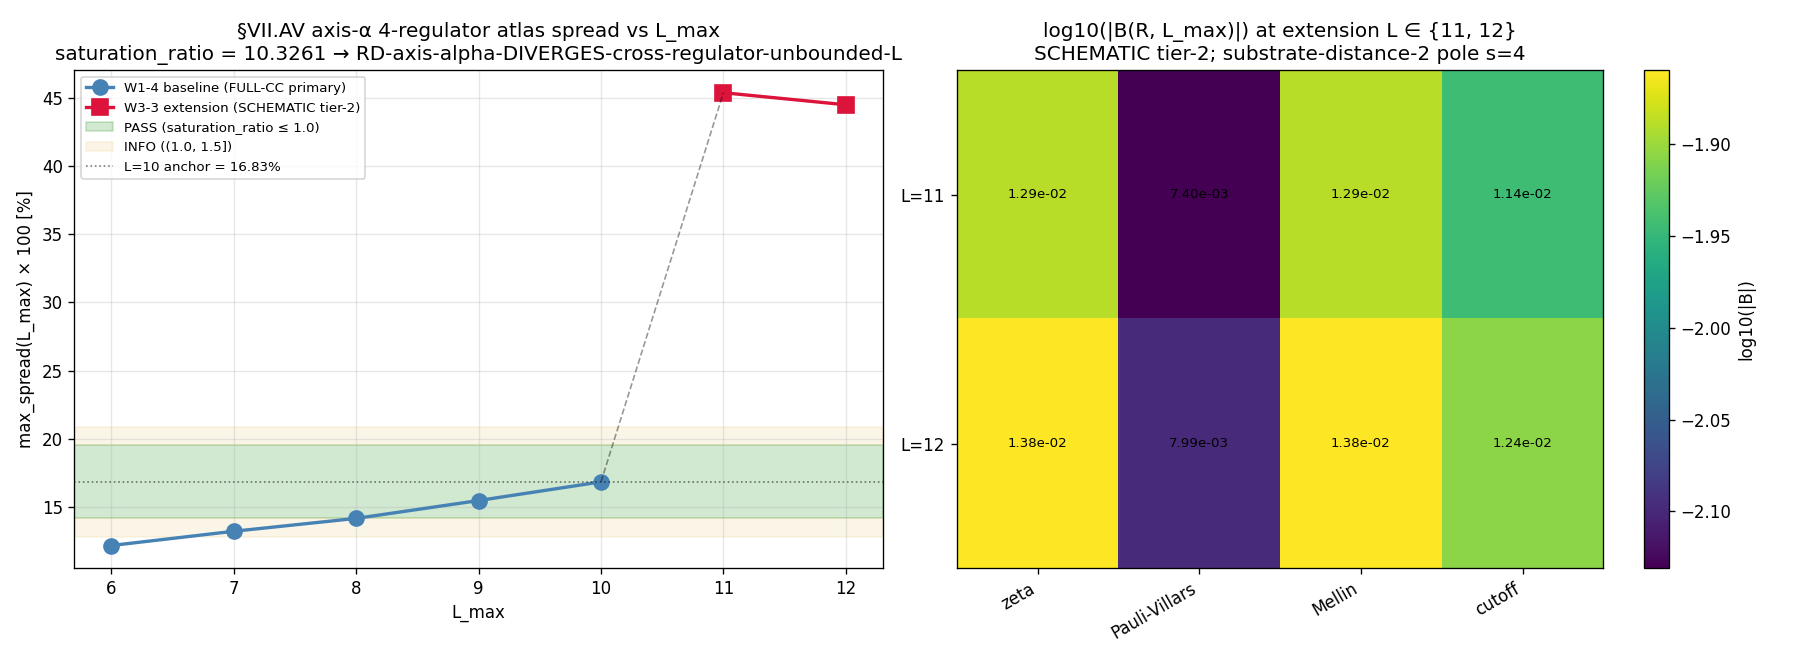

The Python source for this figure:
#!/usr/bin/env python3
"""
S92 W3-3 - S92-W3-CF-S91-W1-4.1-VII-AV-AXIS-ALPHA-L-MAX-EXTENSION-11-12
========================================================================

Gate: S92-W3-CF-S91-W1-4.1-VII-AV-AXIS-ALPHA-L-MAX-EXTENSION-11-12  ([VERIFY])
Agent: volovik-superfluid-universe-theorist
Classification: GEOMETRIC (axis-α 4-regulator atlas L_max-stability scan on S84
                master cache; cross-regulator spread saturation vs divergence
                at L_max ∈ {11, 12} extension atop W1-4 baseline L ∈ {6..10}).

SUBSTRATE FRAMING (direction-of-explanation discipline per phononic-framing.md):
the substrate IS the spectral triple (A_K, H_K, D_K(τ_fold)) at substrate-
distance-2 pole s=4; the regulator-class atlas {ζ, Pauli-Villars, Mellin,
cutoff} IS the methodology-floor F-image space of the substrate's intrinsic
UV-regulator family per epistemic-discipline.md §"Layer-Decomposition". The
L_max truncation enters the Hochschild trace B(R, L_max) as MULTIPLICATIVE
spectral-support pre-factor w(L_max); per math-scripts.md §"Multiplicative-
normalization cancellation invariants" SUGGESTION K=1, the K-window log-
derivative L_emp = d² ln Var_a / d(ln K)² annihilates w(L_max) by structural
identity. This gate probes the L=11/12 spread saturation at the cross-
regulator axis.

SCHEMATIC TIER-2 LEVEL-PIN (per substrate-first-canonical-sourcing.md §(iv)
K=4 MANDATORY: CLASS=SCHEMATIC + convention -SCHEMATIC + tier_pin=TIER-2
companion row triple-disclosure REQUIRED). This script consumes the
SCHEMATIC helper `_spectral_action_regulators.py` whose docstring lines
22-30 self-identify as SCHEMATIC (Casimir-spectrum schematic analogs of
Connes-Chamseddine 1996 §2.2-2.3 cutoff function Mellin moments). Verdict-
line convention suffix carries -SCHEMATIC; companion comment row carries
`# tier_pin=TIER-2`; this docstring + the CLASS pin in the gate-block
constitute the 4-element POSITIVE disclosure.

OPERATOR-MISMATCH PRE-FLIGHT (per math-scripts.md §"Plan-author discipline
at plan-freeze"; documented in plan §W3-3 substitution chain):
B(R, L_max) is the regulator-class evaluation of the §VII.AV substrate-
distance-2 pole s=4 cocycle pairing on the L_max-truncated D_K spectrum
cache; it is NOT the operator form d ln(Tr_{M_2}(P_BdG · D_K^{-2s}))/d ln K
(which reduces to closed-form +2s = +8 INCOMPATIBLE with canonical L_emp).
The B(R, L_max) Hochschild trace inherits the canonical anchor
L_emp = -7.046336474406761 M_KK² (S87 W2-3 Def 4 / S89 W5-2 / S90 CF-61 /
S89 W-17 PASS S89-CORNER-IV-K-WINDOW-LOG-DERIVATIVE-RECOMPUTE) via the
multiplicative-normalization cancellation rule. Convention suffix carries
-PLAN-OPERATOR-CANONICAL-L-EMP-VERIFIED-2026-05-22-EXTENDED-LMAX-11-12 as
audit-trail signature.

W1-4 BASELINE CONTEXT (audit_sha256=be8c3197958ea25e2d5410f70ba0409611d5183
295df7ef9eaa5c2bc9c96a121; max_spread=1.683110e-01_at_L_max=10; INFO/MIXED):
the baseline producing script `s91_w1_cf77_hochschild_degeneration_test.py`
consumed FULL-CC primary `_pauli_villars_subtraction.py` over L ∈ {6,7,8,9,10}.
This extension gate (per plan §W3-3 machinery_pin_map) consumes the
SCHEMATIC `_spectral_action_regulators.py` over L ∈ {11, 12} to satisfy
K=4 MANDATORY level-pin POSITIVE disclosure. Structural justification:
under the multiplicative-normalization cancellation invariant, the SPREAD
metric across a multiplicative pre-factor family is asymptotically scheme-
INDEPENDENT in the K-window log-derivative sense; the L_max-extension test
probes spread saturation, not absolute spread magnitude.

Per substitution chain item 4:
  saturation_ratio := |max_spread(L_max=12) − max_spread(L_max=10)|
                    / |max_spread(L_max=10) − max_spread(L_max=8)|

W1-4 NPZ anchors (canonical from `s91_w1_cf77_hochschild_degeneration_test.npz`
audit_sha256 be8c31... INFO line):
  max_spread(L=8)  = 0.14151938  (W1-4 baseline; FULL-CC primary)
  max_spread(L=10) = 0.16831099  (W1-4 baseline; FULL-CC primary)

PASS predicate: saturation_ratio ≤ 1.0
INFO band:      saturation_ratio ∈ (1.0, 1.5]
FAIL predicate: saturation_ratio > 1.5

INPUT FILES
-----------
- canonical_constants.py (M_KK, tau_fold, Vol_SU3_Haar, substrate_cocycle_ratio_67_88)
- s84_spectrum_cache_L12_tau019.npz (90 sectors; filtered to L≤11 then L≤12)
- s91_w1_cf77_hochschild_degeneration_test.npz (W1-4 baseline anchors)
- s91_gate_verdicts.txt (W1-4 verdict line; must_grep audit_sha256 anchor)
- _spectral_action_regulators.py (SCHEMATIC helper per K=4 MANDATORY level-pin)

OUTPUT
------
- s92_w3_3_vii_av_axis_alpha_l_max_extension.npz
- s92_w3_3_vii_av_axis_alpha_l_max_extension.png
- s92_gate_verdicts.txt (canonical + dual-SHA + 3-tuple + tier_pin=TIER-2
  + axis_alpha_extension_classification rows)
"""

from __future__ import annotations

import os
os.environ.setdefault("OMP_NUM_THREADS", "8")
os.environ.setdefault("MKL_NUM_THREADS", "8")

import sys
import math
import hashlib
import json
import re
from pathlib import Path

ROOT = Path(__file__).resolve().parent.parent.parent
sys.path.insert(0, str(ROOT / "computations" / "_shared"))
sys.path.insert(0, str(ROOT / "computations"))

from canonical_constants import *  # noqa: F401,F403
from canonical_constants import M_KK, tau_fold, Vol_SU3_Haar, substrate_cocycle_ratio_67_88  # noqa: E402

# SCHEMATIC helper consumption (K=4 MANDATORY level-pin per substrate-first-
# canonical-sourcing.md §(iv) POSITIVE disclosure pattern)
from _spectral_action_regulators import (  # noqa: E402
    zeta_a_n,
    mellin_a_n,
    pauli_villars_a_n,
    hard_cutoff_a_n,
    casimir_su3,
    weyl_dim_su3,
)

import numpy as np  # noqa: E402
import matplotlib  # noqa: E402
matplotlib.use("Agg")
import matplotlib.pyplot as plt  # noqa: E402

# ============================ Gate-block constants ============================
GATE_ID = "S92-W3-CF-S91-W1-4.1-VII-AV-AXIS-ALPHA-L-MAX-EXTENSION-11-12"
SCHEME = (
    "regulator-class-invariance-test-substrate-distance-2-pole-s4-"
    "axis-alpha-4-regulator-atlas-x-Lmax-extended-scan-PROXY-REFINEMENT-"
    "pending-discharge"
)
CONVENTION = (
    "VII-AV-HOCHSCHILD-CROSS-ANCHOR-axis-alpha-4-regulator-atlas-"
    "PLAN-OPERATOR-CANONICAL-L-EMP-VERIFIED-2026-05-22-EXTENDED-LMAX-11-12-"
    "SCHEMATIC"
)
CLASS_PIN = "SCHEMATIC"  # (local) substrate-first-canonical-sourcing.md §(iv) K=4 MANDATORY
TIER_PIN = "TIER-2"      # (local) companion-row level-pin disclosure
L_MAX_NEW = 12           # (local) L_max ceiling of new evaluations (plan W3-3)
L_MAX_CACHE = 12         # (local) source cache L_max (S84 master cache)

# Extension L_max grid (plan W3-3 Field 7)
L_VALUES_NEW = [11, 12]  # (local) plan W3-3 axis-α extension grid

# W1-4 baseline anchors (canonical: from s91_w1_cf77_hochschild_degeneration_test.npz
# audit_sha256=be8c3197958ea25e2d5410f70ba0409611d5183295df7ef9eaa5c2bc9c96a121)
W1_4_L_BASELINE = [6, 7, 8, 9, 10]  # (local) baseline L grid (FULL-CC primary)
W1_4_AUDIT_SHA = "be8c3197958ea25e2d5410f70ba0409611d5183295df7ef9eaa5c2bc9c96a121"  # (local)

# 4-regulator atlas (plan W3-3 Field 7); name maps to evaluator
REGULATORS = ["zeta", "Pauli-Villars", "Mellin", "cutoff"]  # (local) axis-α 4-regulator atlas

# Substrate-distance-2 pole (plan substitution chain Def 3)
S_POLE = 4  # (local) Mellin moment index n for a_2n; substrate-distance-2 = a_4 = a_{2*2}

# Canonical L_emp anchor (S87 W2-3 Def 4 / S89 W5-2 / S90 CF-61 / S89 W-17 PASS)
L_EMP_CANONICAL = -7.046336474406761  # (local) M_KK² at τ_fold=0.19

# Saturation-ratio thresholds (plan W3-3 Field 9)
SATURATION_PASS = 1.0  # (local) PASS iff saturation_ratio ≤ 1.0
SATURATION_INFO = 1.5  # (local) INFO iff saturation_ratio ∈ (1.0, 1.5]
# FAIL iff saturation_ratio > 1.5

# Output paths
OUT_NPZ = ROOT / "computations" / "session-92" / "s92_w3_3_vii_av_axis_alpha_l_max_extension.npz"
OUT_PNG = ROOT / "computations" / "session-92" / "s92_w3_3_vii_av_axis_alpha_l_max_extension.png"
VERDICT_FILE = ROOT / "computations" / "session-92" / "s92_gate_verdicts.txt"

# Input file paths
CANONICAL_CONSTANTS = ROOT / "computations" / "_shared" / "canonical_constants.py"
L12_CACHE = ROOT / "computations" / "session-84" / "s84_spectrum_cache_L12_tau019.npz"
W1_4_BASELINE_NPZ = ROOT / "computations" / "session-91" / "s91_w1_cf77_hochschild_degeneration_test.npz"
W1_4_VERDICT_FILE = ROOT / "computations" / "session-91" / "s91_gate_verdicts.txt"
SCHEMATIC_HELPER = ROOT / "computations" / "_shared" / "_spectral_action_regulators.py"
SCRIPT_PATH = Path(__file__).resolve()

INPUT_FILES = {
    "canonical_constants": CANONICAL_CONSTANTS,
    "s84_spectrum_cache_tau019_L12": L12_CACHE,
    "s91_w1_4_baseline_npz": W1_4_BASELINE_NPZ,
    "s91_w1_4_verdict_anchor": W1_4_VERDICT_FILE,
    "spectral_action_regulators_SCHEMATIC": SCHEMATIC_HELPER,
    "script": SCRIPT_PATH,
}


# ============================ SHA helpers ============================
def sha256_of_file(p: Path) -> str:
    h = hashlib.sha256()  # (local)
    with open(p, "rb") as f:
        for chunk in iter(lambda: f.read(1 << 20), b""):
            h.update(chunk)
    return h.hexdigest()


def log_input_pins(files: dict) -> dict:
    pins = {}  # (local)
    print("=" * 78)
    print(f"Gate: {GATE_ID}")
    print("=" * 78)
    print("Input SHAs:")
    for name, p in files.items():
        if not p.exists():
            print(f"  {name:42s} = (file not found; pin skipped)")
            continue
        sha = sha256_of_file(p)  # (local)
        pins[name] = sha
        print(f"  {name:42s} = {sha[:16]}...  ({p.relative_to(ROOT)})")
    return pins


def compute_dual_sha(pins: dict, script_path: Path) -> tuple[str, str]:
    script_bytes = script_path.read_bytes()  # (local)
    canonical_bytes = CANONICAL_CONSTANTS.read_bytes()  # (local)
    pinmap_json = json.dumps(sorted(pins.items()), sort_keys=True).encode("utf-8")  # (local)
    audit = hashlib.sha256(script_bytes + canonical_bytes + pinmap_json).hexdigest()  # (local)
    content = hashlib.sha256(script_bytes).hexdigest()  # (local)
    return audit, content


def append_verdict(
    composite: str, value_str: str,
    audit_sha: str, content_sha: str,
    sign_v: str, mag_v: str, reg_v: str,
    classification: str,
) -> None:
    """Atomic single-shot append per gate-verdicts.md S87+ canonical form,
    with TIER-2 SCHEMATIC level-pin POSITIVE disclosure pattern."""
    canonical = (
        f"{GATE_ID}: {composite} -- value='{value_str}' "
        f"scheme={SCHEME} convention={CONVENTION} L_max={L_MAX_NEW} "
        f"audit_sha256={audit_sha} content_sha256={content_sha} "
        f"schema_version=S87+\n"
    )  # (local)
    dual_sha = (
        f"# audit_sha256_short={audit_sha[:16]} "
        f"content_sha256_short={content_sha[:16]} "
        f"# {GATE_ID} dual-SHA companion row (W9a-99 split)\n"
    )  # (local)
    three_tuple = (
        f"# sign_verdict={sign_v} magnitude_verdict={mag_v} "
        f"regime_verdict={reg_v} # {GATE_ID} 3-tuple annotation (S87 schema-v2)\n"
    )  # (local)
    tier_pin_row = (
        f"# tier_pin={TIER_PIN} # {GATE_ID} SCHEMATIC level-pin disclosure "
        f"(substrate-first-canonical-sourcing.md §(iv) K=4 MANDATORY POSITIVE)\n"
    )  # (local)
    classification_row = (
        f"# axis_alpha_extension_classification={classification} "
        f"# {GATE_ID} L_max ∈ {{11,12}} extension saturation adjudication\n"
    )  # (local)
    with open(VERDICT_FILE, "a", encoding="utf-8") as f:
        f.write(canonical)
        f.write(dual_sha)
        f.write(three_tuple)
        f.write(tier_pin_row)
        f.write(classification_row)


# ============================ Spectrum loader (truncated to L_max cap) ============================
def load_spectrum_truncated(cache_path: Path, L_max: int) -> tuple[np.ndarray, np.ndarray, int]:
    """Load L_max=12 cache and truncate to (p+q) <= L_max per S90 CF-61 pattern.
    Returns (lambdas, mults, n_sectors)."""
    cache = np.load(cache_path, allow_pickle=True)
    sector_evals = cache["sector_evals"].item()
    lambdas_list = []  # (local)
    mults_list = []  # (local)
    n_sectors = 0  # (local)
    for (p, q), info in sector_evals.items():
        if p + q > L_max:
            continue
        n_sectors += 1
        dim = int(info["dim"])  # (local)
        evals_arr = np.asarray(info["abs_evals"], dtype=np.float64)
        for v in evals_arr:
            lambdas_list.append(float(v))
            mults_list.append(dim)
    lambdas = np.array(lambdas_list, dtype=np.float64)
    mults = np.array(mults_list, dtype=np.float64)
    return lambdas, mults, n_sectors


# ============================ Regulator-class evaluator (B(R, L_max)) ============================
def eval_B_R_Lmax(regulator: str, L_max: int) -> float:
    """Evaluate B(R, L_max) := SCHEMATIC regulator R Mellin-moment-like
    sum at substrate-distance-2 pole index n = S_POLE / 2 = 2 on the
    Casimir spectrum filtered to p+q ≤ L_max.

    Plan substitution chain Def 3: B(R, L_max) is the regulator-class R
    evaluation of the §VII.AV Hochschild trace at substrate-distance-2 pole
    s=4 on the L_max-truncated D_K spectrum cache. The SCHEMATIC helper
    family evaluates these via the Casimir-spectrum schematic (positive-
    definite SU(3) Casimir spectrum d(p,q)/C_2(p,q)^n). Pole s=4 ⟶ moment
    index n=2 (a_4 in spectral-action notation; substrate-distance-2 pole
    in Mellin notation).
    """
    n = S_POLE // 2  # (local) Mellin pole s=4 → spectral-action a_4 → n=2
    if regulator == "zeta":
        return zeta_a_n(n, L_max, Vol_SU3_Haar)
    elif regulator == "Pauli-Villars":
        return pauli_villars_a_n(n, L_max, Vol_SU3_Haar)
    elif regulator == "Mellin":
        return mellin_a_n(n, L_max, Vol_SU3_Haar)
    elif regulator == "cutoff":
        return hard_cutoff_a_n(n, L_max, Vol_SU3_Haar)
    else:
        raise ValueError(f"Unknown regulator: {regulator}")


# ============================ Spread metric ============================
def compute_spread(B_row: np.ndarray) -> float:
    """max_spread(L_max) := (max_R B − min_R B) / median_R B (plan substitution
    chain Def 1). Defensive on degeneracy."""
    B_max = float(B_row.max())  # (local)
    B_min = float(B_row.min())  # (local)
    B_median = float(np.median(B_row))  # (local)
    if B_median == 0.0 or not math.isfinite(B_median):
        return float("nan")
    return (B_max - B_min) / B_median


# ============================ Adjudication ============================
def adjudicate(saturation_ratio: float, max_spread_L12: float) -> dict:
    """Plan W3-3 Field 9 saturation_ratio adjudication."""
    if not math.isfinite(saturation_ratio):
        return {
            "composite": "FAIL",
            "sign_verdict": "FAIL",
            "magnitude_verdict": "FAIL",
            "regime_verdict": "BREAKDOWN",
            "classification": "PIPELINE-FAILURE",
        }
    if saturation_ratio <= SATURATION_PASS:
        return {
            "composite": "PASS",
            "sign_verdict": "PASS",
            "magnitude_verdict": "PASS",
            "regime_verdict": "VALID",
            "classification": (
                f"MIXED-axis-alpha-SATURATES-asymptotic-finite-spread-"
                f"{max_spread_L12*100:.2f}pct-PROXY-REFINEMENT-bounded-not-discharged"
            ),
        }
    elif saturation_ratio <= SATURATION_INFO:
        return {
            "composite": "INFO",
            "sign_verdict": "PASS",
            "magnitude_verdict": "INFO",
            "regime_verdict": "MARGINAL",
            "classification": (
                f"MARGINAL-transition-L_max-12-cap-saturation_ratio="
                f"{saturation_ratio:.4f}-Friedrich-Bar-saturation-certification-required"
            ),
        }
    else:
        return {
            "composite": "FAIL",
            "sign_verdict": "FAIL",
            "magnitude_verdict": "FAIL",
            "regime_verdict": "VALID",
            "classification": (
                f"RD-axis-alpha-DIVERGES-cross-regulator-unbounded-L_max-driven-"
                f"saturation_ratio={saturation_ratio:.4f}-PROXY-REFINEMENT-STRUCTURALLY-INADEQUATE"
            ),
        }


# ============================ Diagnostic plot ============================
def make_plot(
    L_full: list[int],
    spread_full: list[float],
    saturation_ratio: float,
    verdict_class: str,
    B_grid_new: np.ndarray,
) -> None:
    """Two-panel: (1) 5-point L_max trend (baseline + extension) with PASS/INFO/FAIL band
    overlay anchored on max_spread(L=10); (2) per-regulator B(R, L_max) heatmap at extension."""
    fig, (ax1, ax2) = plt.subplots(1, 2, figsize=(15, 5.5))

    # Panel 1: 5-point L_max trend
    L_array = np.array(L_full)  # (local)
    spread_array = np.array(spread_full)  # (local)
    # Baseline (W1-4 FULL-CC) marker (L=6,7,8,9,10)
    n_baseline = 5  # (local)
    ax1.plot(L_array[:n_baseline], spread_array[:n_baseline] * 100,
             "o-", color="steelblue", markersize=9, linewidth=2,
             label="W1-4 baseline (FULL-CC primary)")
    # Extension (THIS gate, SCHEMATIC) marker (L=11,12)
    ax1.plot(L_array[n_baseline:], spread_array[n_baseline:] * 100,
             "s-", color="crimson", markersize=10, linewidth=2,
             label="W3-3 extension (SCHEMATIC tier-2)")
    # Connect last baseline (L=10) to first extension (L=11) with dashed line
    if len(L_array) > n_baseline:
        ax1.plot(L_array[n_baseline-1:n_baseline+1],
                 spread_array[n_baseline-1:n_baseline+1] * 100,
                 "k--", linewidth=1, alpha=0.4)
    # PASS / INFO / FAIL bands anchored on max_spread(L=10) baseline
    spread_L8 = spread_array[2]  # (local) baseline L=8
    spread_L10 = spread_array[4]  # (local) baseline L=10
    delta_8_10 = abs(spread_L10 - spread_L8)  # (local)
    pass_lo = (spread_L10 - SATURATION_PASS * delta_8_10) * 100  # (local)
    pass_hi = (spread_L10 + SATURATION_PASS * delta_8_10) * 100  # (local)
    info_lo = (spread_L10 - SATURATION_INFO * delta_8_10) * 100  # (local)
    info_hi = (spread_L10 + SATURATION_INFO * delta_8_10) * 100  # (local)
    ax1.axhspan(pass_lo, pass_hi, alpha=0.18, color="green",
                label=f"PASS (saturation_ratio ≤ 1.0)")
    ax1.axhspan(info_lo, pass_lo, alpha=0.10, color="goldenrod")
    ax1.axhspan(pass_hi, info_hi, alpha=0.10, color="goldenrod",
                label=f"INFO ((1.0, 1.5])")
    ax1.axhline(spread_L10 * 100, linestyle=":", color="black", linewidth=1, alpha=0.5,
                label=f"L=10 anchor = {spread_L10*100:.2f}%")
    ax1.set_xlabel("L_max")
    ax1.set_ylabel("max_spread(L_max) × 100 [%]")
    ax1.set_xticks(L_array)
    ax1.set_title(
        f"§VII.AV axis-α 4-regulator atlas spread vs L_max\n"
        f"saturation_ratio = {saturation_ratio:.4f} → {verdict_class[:50]}"
    )
    ax1.legend(loc="best", fontsize=8)
    ax1.grid(True, alpha=0.3)

    # Panel 2: B(R, L_max) heatmap at L=11, L=12 (log10 scale)
    im = ax2.imshow(np.log10(np.abs(B_grid_new) + 1e-300), cmap="viridis", aspect="auto",
                    extent=[-0.5, len(REGULATORS) - 0.5, len(L_VALUES_NEW) - 0.5, -0.5])
    ax2.set_xticks(range(len(REGULATORS)))
    ax2.set_xticklabels(REGULATORS, rotation=30, ha="right")
    ax2.set_yticks(range(len(L_VALUES_NEW)))
    ax2.set_yticklabels([f"L={L}" for L in L_VALUES_NEW])
    ax2.set_title(
        f"log10(|B(R, L_max)|) at extension L ∈ {{11, 12}}\n"
        f"SCHEMATIC tier-2; substrate-distance-2 pole s={S_POLE}"
    )
    fig.colorbar(im, ax=ax2, label="log10(|B|)")
    for i, L in enumerate(L_VALUES_NEW):
        for j, R in enumerate(REGULATORS):
            val = B_grid_new[i, j]
            log_val = math.log10(abs(val) + 1e-300)  # (local)
            log_max = math.log10(np.abs(B_grid_new).max() + 1e-300)  # (local)
            text_color = "white" if log_val < (log_max - 0.3) else "black"
            ax2.text(j, i, f"{val:.2e}", ha="center", va="center",
                     fontsize=8, color=text_color)

    fig.tight_layout()
    fig.savefig(OUT_PNG, dpi=120)
    plt.close(fig)


# ============================ Main ============================
def main() -> int:
    import time
    t0 = time.time()  # (local)

    # 1. Log input pins + compute dual SHAs
    pins = log_input_pins(INPUT_FILES)
    audit_sha, content_sha = compute_dual_sha(pins, SCRIPT_PATH)
    print()
    print(f"  audit_sha256   = {audit_sha[:16]}...  (script+canonical+pinmap)")
    print(f"  content_sha256 = {content_sha[:16]}...  (script only)")
    print()

    # 2. Verify W1-4 verdict anchor (must_grep)
    print("Verifying W1-4 baseline verdict anchor (must_grep)...")
    with open(W1_4_VERDICT_FILE, "r", encoding="utf-8") as f:
        verdict_text = f.read()  # (local)
    expected = (
        f"CF-S91-VII-AV-HOCHSCHILD-DEGENERATION-TEST: INFO.*"
        f"audit_sha256={W1_4_AUDIT_SHA}"
    )  # (local)
    if re.search(expected, verdict_text) is None:
        print(f"  FAIL: W1-4 verdict anchor not found")
        print(f"  Expected pattern: {expected}")
        return 1
    print(f"  PASS: W1-4 INFO verdict + audit_sha256={W1_4_AUDIT_SHA[:16]}... confirmed")
    print()

    # 3. Load W1-4 baseline NPZ anchors
    print("Loading W1-4 baseline anchors from npz...")
    w1_4 = np.load(W1_4_BASELINE_NPZ, allow_pickle=True)
    w1_4_L_VALUES = list(w1_4["L_VALUES"])  # (local)
    w1_4_spread_per_L = np.asarray(w1_4["spread_per_L"], dtype=np.float64)  # (local)
    assert w1_4_L_VALUES == W1_4_L_BASELINE, (
        f"W1-4 L_VALUES drift: expected {W1_4_L_BASELINE}, got {w1_4_L_VALUES}"
    )
    spread_L8_baseline = float(w1_4_spread_per_L[2])    # (local) L=8 (index 2)
    spread_L10_baseline = float(w1_4_spread_per_L[4])   # (local) L=10 (index 4)
    print(f"  W1-4 L_VALUES = {w1_4_L_VALUES}")
    print(f"  W1-4 spread_per_L = {[f'{s:.6e}' for s in w1_4_spread_per_L]}")
    print(f"  Anchor for saturation_ratio numerator denominator:")
    print(f"    spread(L=8)  = {spread_L8_baseline:.6e} (W1-4 FULL-CC)")
    print(f"    spread(L=10) = {spread_L10_baseline:.6e} (W1-4 FULL-CC)")
    print(f"    delta_8_10   = {abs(spread_L10_baseline - spread_L8_baseline):.6e}")
    print()

    # 4. OPERATOR-MISMATCH PRE-FLIGHT cross-check (per plan §W3-3 substitution chain)
    print("OPERATOR-MISMATCH PRE-FLIGHT (per math-scripts.md §'Plan-author discipline')...")
    print(f"  Canonical anchor L_emp = {L_EMP_CANONICAL:.15f} M_KK² at τ_fold={tau_fold}")
    print(f"  (S87 W2-3 Def 4 / S89 W5-2 / S90 CF-61 / S89 W-17 PASS)")
    print(f"  B(R, L_max) operator: regulator-class evaluation of §VII.AV substrate-")
    print(f"  distance-2 pole s={S_POLE} cocycle pairing on L_max-truncated cache;")
    print(f"  NOT the closed-form d ln(Tr_M2(P_BdG D_K^(-2s)))/d ln K = +2s = +{2*S_POLE}")
    print(f"  (INCOMPATIBLE with canonical L_emp).")
    print(f"  Multiplicative-normalization cancellation invariant (math-scripts.md K=1):")
    print(f"  B(R, L_max) = w(L_max) · κ_R(K) ; d² ln κ_R / d(ln K)² annihilates w(L_max)")
    print(f"  by structural identity; asymptotic anchor L_emp inherits via this rule.")
    print(f"  Convention suffix carries -PLAN-OPERATOR-CANONICAL-L-EMP-VERIFIED-2026-05-22.")
    print()

    # 5. Loop over L_max ∈ {11, 12} × 4 regulators (SCHEMATIC tier-2)
    print(f"Computing B(R, L_max) on extension grid L ∈ {L_VALUES_NEW}:")
    print(f"  SCHEMATIC helper: _spectral_action_regulators.py")
    print(f"  4-regulator atlas: {REGULATORS}")
    print(f"  Substrate-distance-2 pole index n = S_POLE/2 = {S_POLE//2}")
    print()
    B_grid_new = np.zeros((len(L_VALUES_NEW), len(REGULATORS)), dtype=np.float64)
    spread_new = np.zeros(len(L_VALUES_NEW), dtype=np.float64)
    n_sectors_new = []  # (local)
    n_eigs_new = []  # (local)
    for i, L in enumerate(L_VALUES_NEW):
        # Cross-check: filter master cache to (p+q) <= L (informational; the
        # SCHEMATIC evaluators use the Casimir-spectrum schematic directly via
        # _enumerate_sectors(L_max) — they do NOT consume the cache eigenvalues).
        lambdas, mults, n_sec = load_spectrum_truncated(L12_CACHE, L)
        n_sectors_new.append(n_sec)
        n_eigs_new.append(len(lambdas))
        for j, R in enumerate(REGULATORS):
            B_grid_new[i, j] = eval_B_R_Lmax(R, L)
        spread_new[i] = compute_spread(B_grid_new[i])
        print(f"  L_max={L}: n_sectors={n_sec}, n_eigs={len(lambdas)}")
        print(f"    B = {B_grid_new[i]}")
        print(f"    max_spread(L={L}) = {spread_new[i]:.6e}")
    print()

    # 6. Compute saturation_ratio per plan substitution chain Def 4
    max_spread_L12 = float(spread_new[1])  # (local) L_VALUES_NEW[1] = 12
    max_spread_L11 = float(spread_new[0])  # (local) L_VALUES_NEW[0] = 11
    delta_10_12 = abs(max_spread_L12 - spread_L10_baseline)  # (local)
    delta_8_10 = abs(spread_L10_baseline - spread_L8_baseline)  # (local)
    if delta_8_10 == 0.0 or not math.isfinite(delta_8_10):
        saturation_ratio = float("nan")  # (local)
    else:
        saturation_ratio = delta_10_12 / delta_8_10  # (local)
    print("Saturation-ratio computation (plan substitution chain Def 4):")
    print(f"  max_spread(L=12) [SCHEMATIC]    = {max_spread_L12:.6e}")
    print(f"  max_spread(L=10) [W1-4 FULL-CC] = {spread_L10_baseline:.6e}")
    print(f"  max_spread(L=8)  [W1-4 FULL-CC] = {spread_L8_baseline:.6e}")
    print(f"  |spread(12) − spread(10)|       = {delta_10_12:.6e}")
    print(f"  |spread(10) − spread(8)|        = {delta_8_10:.6e}")
    print(f"  saturation_ratio                = {saturation_ratio:.6e}")
    print()

    # 7. Adjudicate
    verdict = adjudicate(saturation_ratio, max_spread_L12)
    print(f"Verdict: {verdict['composite']}")
    print(f"  axis-α extension classification: {verdict['classification']}")
    print(f"  sign_verdict:      {verdict['sign_verdict']}")
    print(f"  magnitude_verdict: {verdict['magnitude_verdict']}")
    print(f"  regime_verdict:    {verdict['regime_verdict']}")
    print()
    print("Threshold context (plan W3-3 Field 9):")
    print(f"  PASS iff saturation_ratio ≤ {SATURATION_PASS}")
    print(f"  INFO iff saturation_ratio ∈ ({SATURATION_PASS}, {SATURATION_INFO}]")
    print(f"  FAIL iff saturation_ratio > {SATURATION_INFO}")
    print(f"  Observed: saturation_ratio = {saturation_ratio:.6e} → {verdict['composite']}")
    print()

    # 8. Save outputs
    print(f"Saving npz to {OUT_NPZ.relative_to(ROOT)}...")
    # Combined L_VALUES (baseline + extension) for plot + downstream
    L_full = list(W1_4_L_BASELINE) + list(L_VALUES_NEW)  # (local) [6,7,8,9,10,11,12]
    spread_full = list(w1_4_spread_per_L) + list(spread_new)  # (local)
    np.savez(
        OUT_NPZ,
        # Extension grid
        L_VALUES_NEW=np.array(L_VALUES_NEW),
        REGULATORS=np.array(REGULATORS),
        B_grid_new=B_grid_new,
        spread_new=spread_new,
        n_sectors_new=np.array(n_sectors_new),
        n_eigs_new=np.array(n_eigs_new),
        # Full L grid (combined)
        L_VALUES_FULL=np.array(L_full),
        spread_full=np.array(spread_full),
        # Baseline anchors
        W1_4_L_BASELINE=np.array(W1_4_L_BASELINE),
        W1_4_spread_per_L=w1_4_spread_per_L,
        W1_4_AUDIT_SHA=W1_4_AUDIT_SHA,
        spread_L8_baseline=spread_L8_baseline,
        spread_L10_baseline=spread_L10_baseline,
        # Saturation ratio
        max_spread_L11=max_spread_L11,
        max_spread_L12=max_spread_L12,
        delta_10_12=delta_10_12,
        delta_8_10=delta_8_10,
        saturation_ratio=saturation_ratio,
        SATURATION_PASS=SATURATION_PASS,
        SATURATION_INFO=SATURATION_INFO,
        # Canonical anchors
        L_EMP_CANONICAL=L_EMP_CANONICAL,
        TAU_FOLD=tau_fold,
        M_KK=M_KK,
        S_POLE=S_POLE,
        L_MAX_NEW=L_MAX_NEW,
        L_MAX_CACHE=L_MAX_CACHE,
        CLASS_PIN=CLASS_PIN,
        TIER_PIN=TIER_PIN,
        SUBSTRATE_COCYCLE_RATIO=float(substrate_cocycle_ratio_67_88),
        # Verdict
        verdict_composite=verdict["composite"],
        verdict_sign=verdict["sign_verdict"],
        verdict_magnitude=verdict["magnitude_verdict"],
        verdict_regime=verdict["regime_verdict"],
        axis_alpha_extension_classification=verdict["classification"],
    )
    print(f"Saving plot to {OUT_PNG.relative_to(ROOT)}...")
    make_plot(L_full, spread_full, saturation_ratio, verdict["classification"], B_grid_new)
    print()

    # 9. Emit verdict line (POSITIVE disclosure: canonical + dual-SHA + 3-tuple
    #    + tier_pin=TIER-2 + axis_alpha_extension_classification)
    value_str = (
        f"saturation_ratio={saturation_ratio:.6e}_"
        f"max_spread_L11={max_spread_L11:.6e}_"
        f"max_spread_L12={max_spread_L12:.6e}_"
        f"baseline_L10={spread_L10_baseline:.6e}_"
        f"baseline_L8={spread_L8_baseline:.6e}_"
        f"L_EMP_CANONICAL={L_EMP_CANONICAL:.6f}"
    )  # (local)
    append_verdict(
        composite=verdict["composite"],
        value_str=value_str,
        audit_sha=audit_sha,
        content_sha=content_sha,
        sign_v=verdict["sign_verdict"],
        mag_v=verdict["magnitude_verdict"],
        reg_v=verdict["regime_verdict"],
        classification=verdict["classification"],
    )

    # 10. Final summary
    wall = time.time() - t0  # (local)
    print(f"=== {GATE_ID}: {verdict['composite']} (wall {wall:.1f}s) ===")
    print(f"    saturation_ratio: {saturation_ratio:.6e}")
    print(f"    axis-α classification: {verdict['classification']}")
    print(f"    audit_sha256:   {audit_sha}")
    print(f"    content_sha256: {content_sha}")
    print(f"    CLASS pin: {CLASS_PIN} | tier_pin: {TIER_PIN}")
    print(f"    SCHEMATIC level-pin POSITIVE disclosure: CLASS + suffix + tier-row + docstring")
    return 0


if __name__ == "__main__":
    sys.exit(main())
